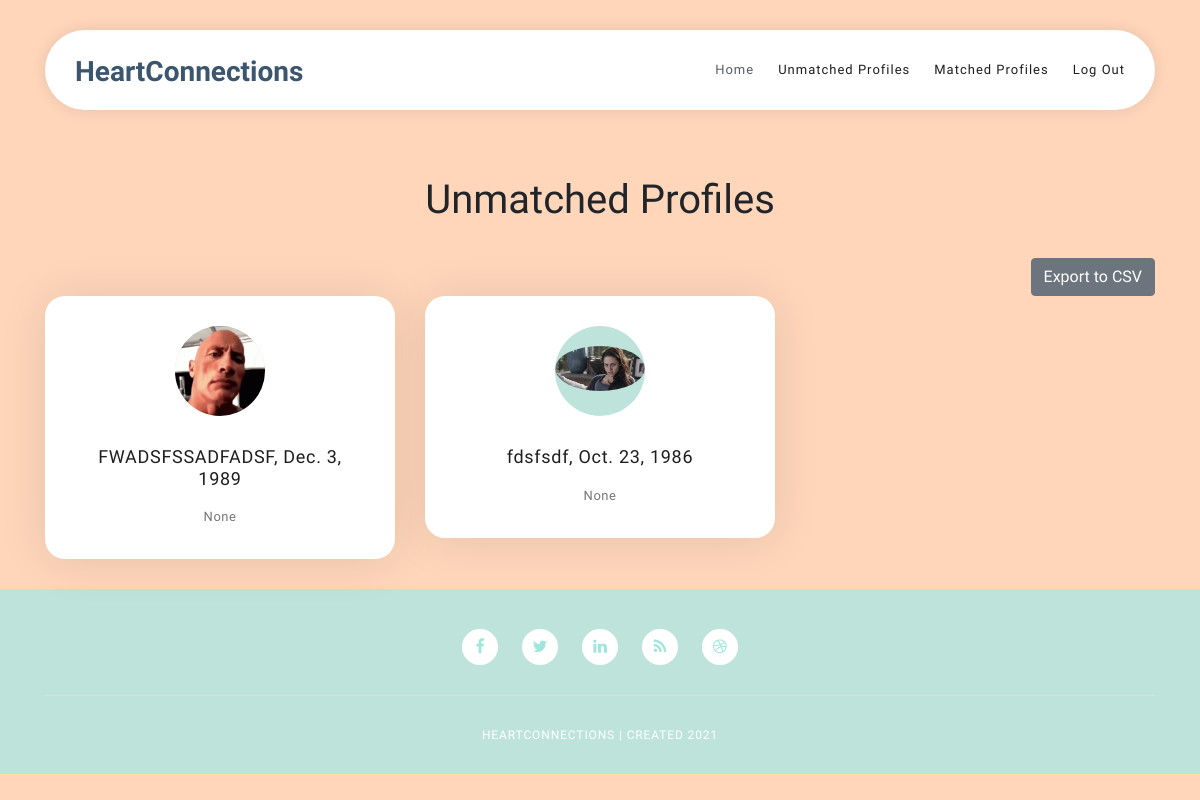
Before: /HeartConnections/profile/unmatched/ (signed in) with the older database file.
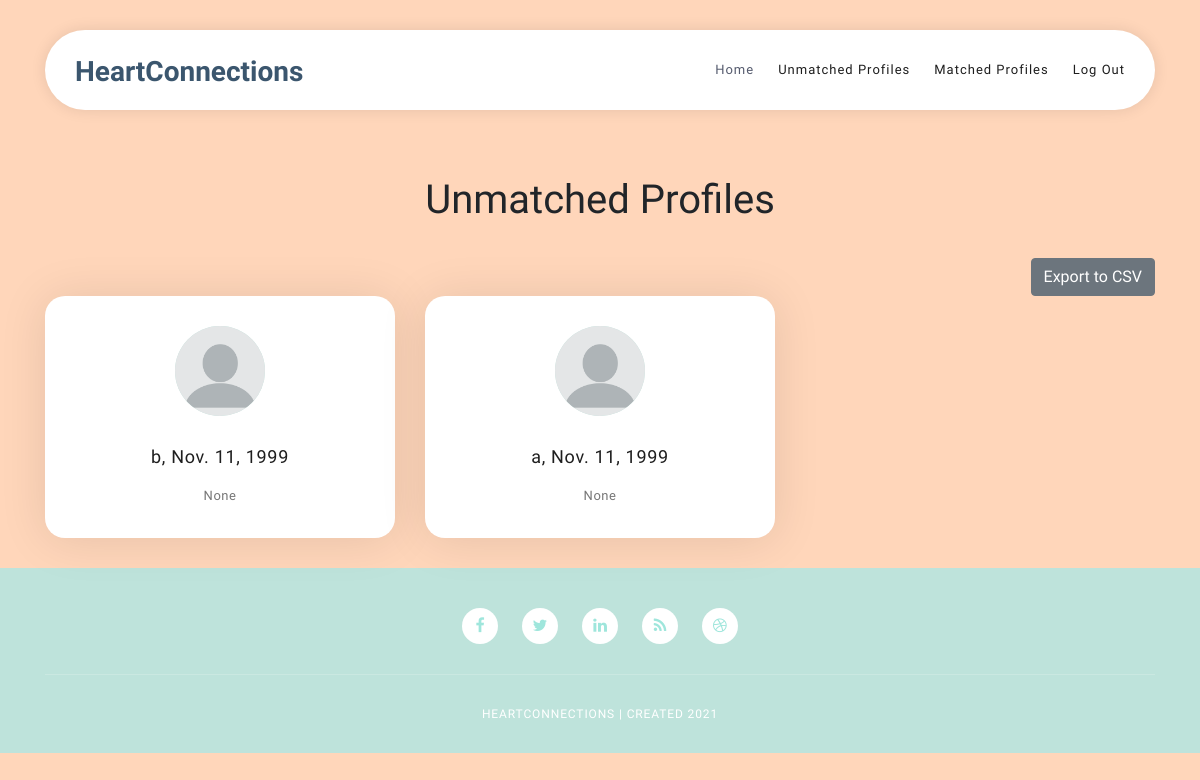
After: the same page with the newer database file.
### HeartConnections/models.py (models this page shows, shortened)
class Profile(models.Model):
    id = models.AutoField(primary_key=True)
    first_name = models.CharField(max_length=30)
    last_name = models.CharField(max_length=40)
    birthdate = models.DateField(default=datetime.date(1900, 1, 1), validators=[MinValueValidator(datetime.date(1900, 1, 1)), MaxValueValidator(datetime.date.today() - datetime.timedelta(days=6575))])
    gender = models.CharField(max_length=20)
    sexuality = models.CharField(max_length=25)
    country = models.CharField(max_length=40)
    state_region = models.CharField(max_length=20)
    city = models.CharField(max_length=30)
    occupation = models.CharField(max_length=25, blank=True, null=True)
    company = models.CharField(max_length=40, blank=True, null=True)
    education = models.CharField(max_length=50, blank=True, null=True)
    bio = models.CharField(max_length=1000, blank=True, null=True)
    religion = models.CharField(max_length=25, blank=True, null=True)
    hobbies = models.CharField(max_length=250, blank=True, null=True)
    dietary_preferences = models.CharField(max_length=100, blank=True, null=True)
    alcohol = models.BooleanField(blank=True, null=True)
    smoking = models.BooleanField(blank=True, null=True)
    email = models.EmailField(max_length=50)
    matched = models.BooleanField(default=False)
    matched_with = models.CharField(max_length=100, blank=True, null=True)
    notes = models.CharField(max_length=500, blank=True, null=True)
    profile_pic = models.ImageField(null=True, blank=True)
    def get_absolute_url(self):
        return reverse('profile_detailed_view', kwargs={'pk': self.pk})

### HeartConnections/views.py (the view)
# urls.py: path('profile/unmatched/', views.UnmatchedProfiles.as_view(), name='unmatched_profiles'),
class UnmatchedProfiles(LoginRequiredMixin, generic.ListView):
    model = Profile
    context_object_name = 'unmatched_list'
    queryset = Profile.objects.filter(matched=False)
    template_name = 'unmatched_profiles.html'

### HeartConnections/templates/unmatched_profiles.html (shortened to what this page needs)
{% extends "admin_base_generic.html" %}
{% block content %}
<head>
    {% load static %}
</head>
<div class="baseframe"><h1>Unmatched Profiles</h1></div><br><br>
{% if unmatched_list %}
<section class="section home-feature">
    <div class="container">
        <div class="row">
            <div class="col-lg-12">
                <div class="row">
                    <div class="col-xl-12 col-lg-12 col-md-12 col-sm-12 col-12">
                        <div class="text-right">
                            <button id="export" name="export" type="button" class="btn btn-secondary" onclick="location.href='{% url 'export' %}'">Export to CSV</button>
                        </div>
                    </div>
                    {% for profile in unmatched_list %}
                    <div class="col-lg-4 col-md-6 col-sm-6 col-12" data-scroll-reveal="enter bottom move 50px over 0.6s after 0.2s">
                        <a href="{{ profile.get_absolute_url }}"><div class="features-small-item">
                            <div class="icon">
                                <i><span class="d-none d-lg-block"><img class="img-fluid img-profile rounded-circle mx-auto mb-2" src="{{profile.profile_pic.url}}" alt="" /></span></i>
                            </div>
                            <h5 class="features-title">{{ profile.first_name }}, {{ profile.birthdate }}</h5>
                            <p>{{ profile.bio }}</p>
                        </div></a>
                    </div>
                    {% endfor %}
                </div>
            </div>
        </div>
    </div>
</section>
{% endif %}
{% endblock %}

### HeartConnections/templates/admin_base_generic.html (shortened to what this page needs)
<!DOCTYPE html>
<html lang="en">
  <head>
    {% load static %}
    <link rel="stylesheet" type="text/css" href="{% static 'css/bootstrap.min.css' %}">
    <link rel="stylesheet" type="text/css" href="{% static 'css/font-awesome.css' %}">
    <link rel="stylesheet" href="{% static 'css/admin-templatemo-softy-pinko.css' %}">
    </head>
    <body>
    <header class="header-area header-sticky">
        <div class="container">
            <div class="row">
                <div class="col-12">
                    <nav class="main-nav">
                        <a href="{% url 'admin_index' %}" class="logo" style="color:#3B566E;">
                            <h3><strong>HeartConnections</strong></h3>
                        </a>
                        <ul class="nav">
                            <li><a href="{% url 'admin_index' %}" class="active">Home</a></li>
                            <li><a href="{% url 'unmatched_profiles' %}">Unmatched Profiles</a></li>
                            <li><a href="{% url 'matched_profiles' %}">Matched Profiles</a></li>
                            <li><a href="{% url 'logout' %}">Log Out</a></li>
                        </ul>
                    </nav>
                </div>
            </div>
        </div>
    </header>
    {% block content %}{% endblock %}
    <footer>
        <div class="container">
            <div class="row">
                <div class="col-lg-12 col-md-12 col-sm-12">
                    <ul class="social">
                        <li><a href="#"><i class="fa fa-facebook"></i></a></li>
                        <li><a href="#"><i class="fa fa-twitter"></i></a></li>
                        <li><a href="#"><i class="fa fa-linkedin"></i></a></li>
                        <li><a href="#"><i class="fa fa-rss"></i></a></li>
                        <li><a href="#"><i class="fa fa-dribbble"></i></a></li>
                    </ul>
                </div>
            </div>
            <div class="row">
                <div class="col-lg-12">
                    <p class="copyright">HeartConnections | Created 2021</p>
                </div>
            </div>
        </div>
    </footer>
  </body>
</html>

### HeartConnections/templates/unmatched_profiles.html (style rules this page uses)
.baseframe { overflow: hidden; position: relative; display: flex; align-items: center; justify-content: center; background-repeat: no-repeat; background-position: center center; background-size: cover; height: 50vh; }

Changed rows visible on the page:
removed Profile: profile_pic (picture), first_name "FWADSFSSADFADSF", birthdate "Dec. 3, 1989", bio "None"
removed Profile: profile_pic (picture), first_name "fdsfsdf", birthdate "Oct. 23, 1986", bio "None"
added Profile: profile_pic (placeholder picture), first_name "b", birthdate "Nov. 11, 1999", bio "None"
added Profile: profile_pic (placeholder picture), first_name "a", birthdate "Nov. 11, 1999", bio "None"
